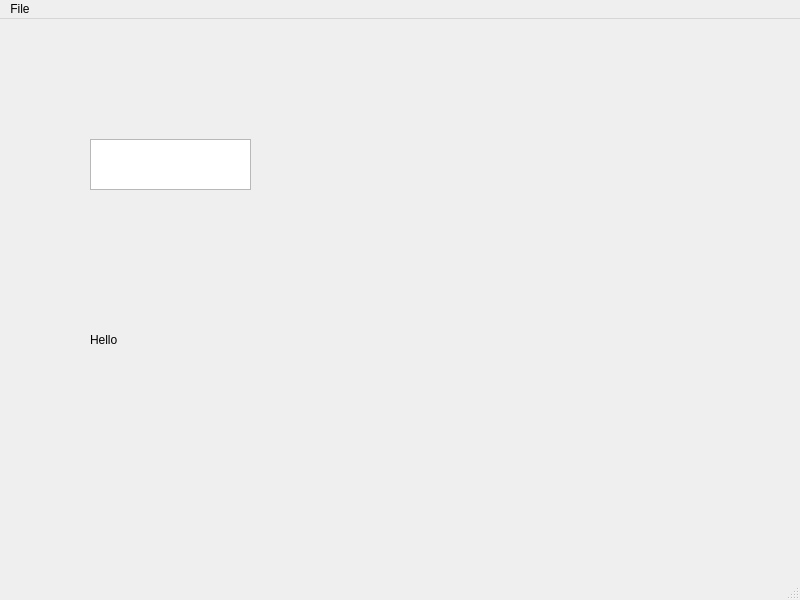
<?xml version="1.0" encoding="UTF-8"?>
<ui version="4.0">
 <class>MainWindow</class>
 <widget class="QMainWindow" name="MainWindow">
  <property name="geometry">
   <rect>
    <x>0</x>
    <y>0</y>
    <width>800</width>
    <height>600</height>
   </rect>
  </property>
  <property name="windowTitle">
   <string>Annotate</string>
  </property>
  <widget class="QWidget" name="centralwidget">
   <widget class="QPlainTextEdit" name="plainTextEdit">
    <property name="geometry">
     <rect>
      <x>90</x>
      <y>120</y>
      <width>161</width>
      <height>51</height>
     </rect>
    </property>
   </widget>
   <widget class="QLabel" name="label">
    <property name="geometry">
     <rect>
      <x>90</x>
      <y>300</y>
      <width>161</width>
      <height>41</height>
     </rect>
    </property>
    <property name="text">
     <string>Hello</string>
    </property>
   </widget>
  </widget>
  <widget class="QMenuBar" name="menubar">
   <property name="geometry">
    <rect>
     <x>0</x>
     <y>0</y>
     <width>800</width>
     <height>24</height>
    </rect>
   </property>
   <widget class="QMenu" name="menuFile">
    <property name="title">
     <string>File</string>
    </property>
    <addaction name="actionOpen"/>
    <addaction name="separator"/>
    <addaction name="actionQuit"/>
   </widget>
   <addaction name="menuFile"/>
  </widget>
  <widget class="QStatusBar" name="statusbar"/>
  <action name="actionOpen">
   <property name="text">
    <string>Open</string>
   </property>
  </action>
  <action name="actionQuit">
   <property name="text">
    <string>Quit</string>
   </property>
  </action>
 </widget>
 <resources/>
 <connections/>
</ui>
